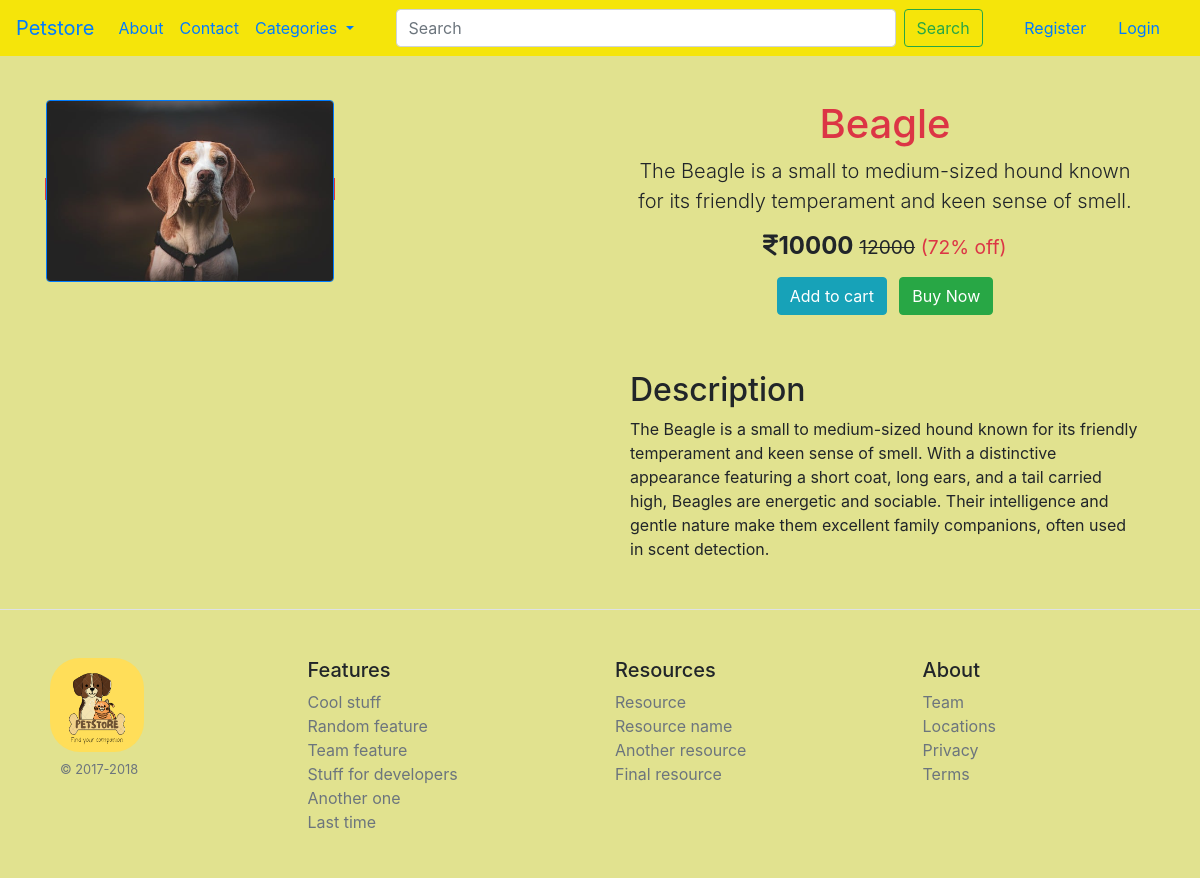
Screenshot of /pet_details/1/ with the database file from the repository.
### core/models.py (models this page shows, shortened)
class Pet(models.Model):
    CATEGORY_CHOICES = [
        ('DOG', 'Dog'),
        ('CAT', 'Cat'),
        ('BIRD', 'Bird'),
    ]
    name = models.CharField(max_length=100)
    category = models.CharField(max_length=20, choices=CATEGORY_CHOICES)
    small_description=models.CharField(max_length=300)
    description=models.TextField()
    original_price = models.IntegerField()
    discounted_price = models.IntegerField()
    pet_image =models.ImageField(upload_to='pet_images')  # As we are using image field we have to intall 'pillow'. And we have to Define MEDIA_URL in settings.py file so that all folder should save in media directory

### core/views.py (the view)
# urls.py: path('pet_details/<int:id>/',views.pet_details,name='petdetails'),
def pet_details(request,id):
    dc = Pet.objects.get(pk=id)
    return render(request,'core/pet_details.html',{'dc':dc})

### core/templates/core/pet_details.html (shortened to what this page needs)
{% extends "core/base.html" %}
{% block content %}
<div class="container petdetails">
    <div class="row">
        <div class="col-sm-6">
            <span class="border border-danger">
                <img src="{{dc.pet_image.url}}" class="img-fluid rounded border border-primary" alt="Responsive image" >
            </span>
        </div>
        <div class="col-sm-6">
            <div class="container">
                <h1 class="jumbotron-heading text-center text-danger">{{dc.name}}</h1>
                <p class="lead text-center">{{dc.small_description}}</p>
                <div class="text-center">
                    <h4 class="font-weight-bold"><i class="fa-solid fa-indian-rupee-sign"></i>{{dc.discounted_price}} <small class="fw-light rupee">{{dc.original_price}}</small> <small class="text-danger">(72% off)</small></h4>
                    <a href="{% url "addtocart" dc.id %}" class="btn btn-info my-2 mr-2">Add to cart</a>
                    <a href="#" class="btn btn-success my-2">Buy Now</a>
                </div>
                <div class="description">
                    <h2 class="jumbotron-heading mt-5">Description</h2>
                    {{dc.description}}
                </div>
            </div>
        </div>
    </div>
    </div>
{% endblock content %}

### core/static/core/css/core.css (style rules this page uses)
body { background-color: rgb(225, 226, 143); }
.petdetails { margin-top: 100px; }
.rupee { text-decoration: line-through; }

### rows the page displays
Pet: pet_image (picture), name "Beagle", small_description "The Beagle is a small to medium-sized hound known for its friendly temperament and keen sense of smell.", discounted_price "10000", original_price "12000", description "The Beagle is a small to medium-sized hound known for its friendly temperament and keen sense of smell. With a distinctive appearance featuring a short coat, long ears, and a tail carried high, Beagles are energetic and sociable. Their intelligence and gentle nature make them excellent family companions, often used in scent detection."
